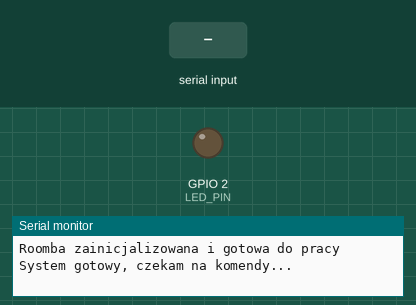
The sketch below on a simulated ESP32. Parts: output pins drawn as LEDs (lit = HIGH), the last lines printed to the serial monitor. The test bench sets the inputs (shaded band). Nothing arrives over Bluetooth unless stated.

Above: at 2.3 s.
2.4 s: "w" received over Serial
At 3.7 s:
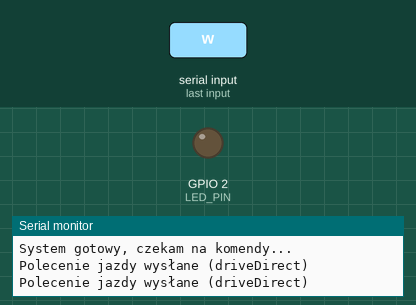
4.0 s: "p" received over the second serial link
At 4.1 s:
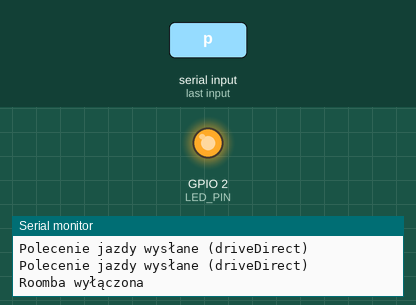
5.5 s: "r" received over Serial
At 7.7 s:
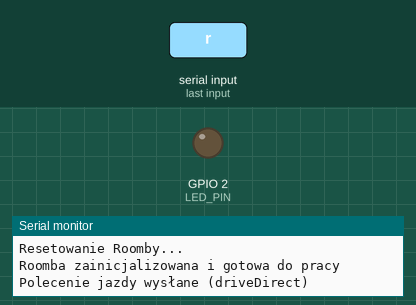
8.0 s: "h" received over the second serial link
At 8.1 s:
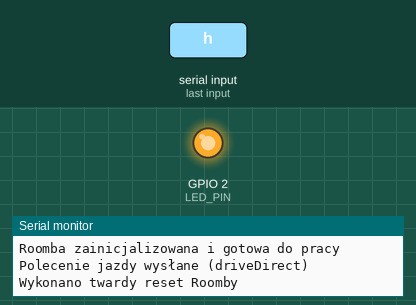
9.5 s: "`" received over Serial
At 10.3 s:
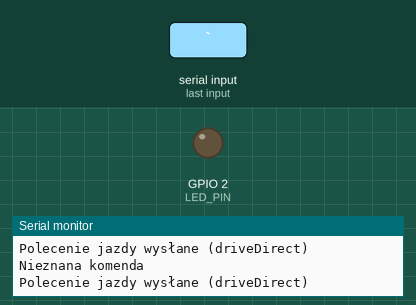
Timing chart, 0 to 12.0 s (numbered marks = the images above; inputs shaded):
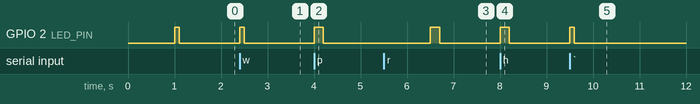

Measured:
- after the input at 2.4 s, GPIO 2 (LED_PIN): LOW → HIGH at once, → LOW 0.10 s later
- after the input at 4.0 s, GPIO 2 (LED_PIN): LOW → HIGH at once, → LOW 0.20 s later
- after the input at 5.5 s, GPIO 2 (LED_PIN): LOW → HIGH after 1.0 s, → LOW 0.20 s later
- after the input at 8.0 s, GPIO 2 (LED_PIN): LOW → HIGH at once, → LOW 0.20 s later
- after the input at 9.5 s, GPIO 2 (LED_PIN): LOW → HIGH at once, → LOW 0.10 s later

The sketch:

ESP_reciever.ino
```cpp
#include <BluetoothSerial.h>

BluetoothSerial SerialBT;

const int LED_PIN = 2; // LED
unsigned long lastCommandTime = 0;
bool isMoving = false;

int goingSpeed=300;
int turningSpeed=150;
int speedSetting=0;


void setup() {
  Serial.begin(115200);
  SerialBT.begin("ESP32_Roomba");
  Serial2.begin(115200, SERIAL_8N1, 3, 1); // Rx,Tx

  pinMode(LED_PIN, OUTPUT);

  initializeRoomba();

  Serial.println("System gotowy, czekam na komendy...");
}

void initializeRoomba() {
  Serial2.write(128);  // Start (opcode 128)
  delay(1000);
  Serial2.write(132);  // Full mode
  Serial.println("Roomba zainicjalizowana i gotowa do pracy");
  blinkLED();
}

void resetRoomba() {
  Serial.println("Resetowanie Roomby...");
  goingSpeed=300;
  turningSpeed=150;
  speedSetting=0;
  initializeRoomba();
}

void handleCommand(char command) {
  isMoving = true;
  lastCommandTime = millis();
  switch (command) {
    // direct
    case 'w':  driveDirect(goingSpeed, goingSpeed); break;
    case 's':  driveDirect(-goingSpeed, -goingSpeed); break;
    case 'd':  driveDirect(-turningSpeed, turningSpeed); break;
    case 'a':  driveDirect(turningSpeed, -turningSpeed); break;
    case 'x':  driveDirect(0, 0); isMoving = false; break;

    // diagonal
    case 0xE1: driveDirect(goingSpeed, turningSpeed); break;
    case 0xE2: driveDirect(turningSpeed, goingSpeed); break;
    case 0xE3: driveDirect(-goingSpeed, -turningSpeed); break;
    case 0xE4: driveDirect(-turningSpeed, -goingSpeed); break;

    case 'p':  Serial2.write(173); Serial.println("Roomba wyłączona"); blinkLED(); break;
    case 'r':  resetRoomba(); break;
    case 'h':  Serial2.write(7); Serial.println("Wykonano twardy reset Roomby"); blinkLED(); break;
    case '`':  switch_speed();
    default:   Serial.println("Nieznana komenda");

  }
  blinkLED();
}

void driveDirect(int rightVelocity, int leftVelocity) {
  byte command[5] = {145,
                     (byte)(rightVelocity >> 8), (byte)(rightVelocity & 0xFF),
                     (byte)(leftVelocity >> 8), (byte)(leftVelocity & 0xFF)};
  Serial2.write(command, 5);
  Serial.println("Polecenie jazdy wysłane (driveDirect)");
}

void drive(int velocity, int radius) {
  byte command[5] = {137,
                     (byte)(velocity >> 8), (byte)(velocity & 0xFF),
                     (byte)(radius >> 8), (byte)(radius & 0xFF)};
  Serial2.write(command, 5);
  Serial.println("Polecenie jazdy wysłane (drive)");
}

void blinkLED() {
  digitalWrite(LED_PIN, HIGH);
  delay(100);
  digitalWrite(LED_PIN, LOW);
}

void clearSerialBuffer() {
    unsigned long startTime = millis();
    while (SerialBT.available()) {
        SerialBT.read();
        if (millis() - startTime > 10) {
            break;
        }
    }
}

void switch_speed(){
  speedSetting+=1;
  switch(speedSetting){
    case(0): goingSpeed=300; turningSpeed=150; break;
    case(1): goingSpeed=400; turningSpeed=200; break;
    case(2): goingSpeed=500; turningSpeed=250; break;
    default: speedSetting=0; goingSpeed=300; turningSpeed=150; break;
  }
}

void loop() {
  if (Serial.available()) {
    char command = Serial.read();
    handleCommand(command);
  }

  if (SerialBT.available()) {
    char command = SerialBT.read();
    handleCommand(command);

    clearSerialBuffer();

  }

  if (Serial2.available()) {
    char received = Serial2.read();
    SerialBT.print("Odebrano na Serial2: ");

    SerialBT.println(received, HEX);
  }

  // stop if no new comands
  if (millis() - lastCommandTime > 150 && isMoving) {
    driveDirect(0, 0);
    isMoving = false;
  }
}
```
